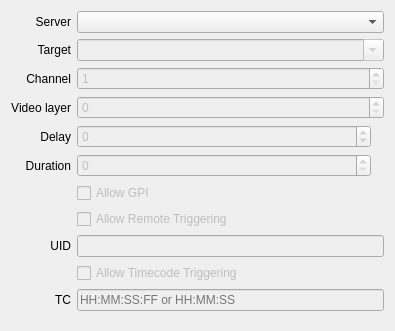
<?xml version="1.0" encoding="UTF-8"?>
<ui version="4.0">
 <class>InspectorOutputWidget</class>
 <widget class="QWidget" name="InspectorOutputWidget">
  <property name="geometry">
   <rect>
    <x>0</x>
    <y>0</y>
    <width>395</width>
    <height>317</height>
   </rect>
  </property>
  <property name="sizePolicy">
   <sizepolicy hsizetype="Expanding" vsizetype="Preferred">
    <horstretch>0</horstretch>
    <verstretch>0</verstretch>
   </sizepolicy>
  </property>
  <layout class="QGridLayout" name="gridLayout">
   <property name="bottomMargin">
    <number>20</number>
   </property>
   <item row="4" column="0">
    <widget class="QLabel" name="labelDelayField">
     <property name="text">
      <string>Delay</string>
     </property>
     <property name="alignment">
      <set>Qt::AlignRight|Qt::AlignTrailing|Qt::AlignVCenter</set>
     </property>
    </widget>
   </item>
   <item row="2" column="0">
    <widget class="QLabel" name="labelChannelField">
     <property name="text">
      <string>Channel</string>
     </property>
     <property name="alignment">
      <set>Qt::AlignRight|Qt::AlignTrailing|Qt::AlignVCenter</set>
     </property>
    </widget>
   </item>
   <item row="3" column="0">
    <widget class="QLabel" name="labelVideolayerField">
     <property name="text">
      <string>Video layer</string>
     </property>
     <property name="alignment">
      <set>Qt::AlignRight|Qt::AlignTrailing|Qt::AlignVCenter</set>
     </property>
    </widget>
   </item>
   <item row="3" column="1">
    <widget class="QSpinBox" name="spinBoxVideolayer">
     <property name="enabled">
      <bool>false</bool>
     </property>
     <property name="sizePolicy">
      <sizepolicy hsizetype="Expanding" vsizetype="Fixed">
       <horstretch>0</horstretch>
       <verstretch>0</verstretch>
      </sizepolicy>
     </property>
     <property name="maximum">
      <number>99999</number>
     </property>
    </widget>
   </item>
   <item row="7" column="1">
    <widget class="QCheckBox" name="checkBoxAllowRemoteTriggering">
     <property name="enabled">
      <bool>false</bool>
     </property>
     <property name="text">
      <string>Allow Remote Triggering</string>
     </property>
    </widget>
   </item>
   <item row="0" column="0">
    <widget class="QLabel" name="labelDeviceName">
     <property name="text">
      <string>Server</string>
     </property>
     <property name="alignment">
      <set>Qt::AlignRight|Qt::AlignTrailing|Qt::AlignVCenter</set>
     </property>
    </widget>
   </item>
   <item row="0" column="1">
    <layout class="QHBoxLayout" name="horizontalLayoutDevice">
     <item>
      <widget class="QComboBox" name="comboBoxDevice">
       <property name="sizePolicy">
        <sizepolicy hsizetype="Expanding" vsizetype="Fixed">
         <horstretch>0</horstretch>
         <verstretch>0</verstretch>
        </sizepolicy>
       </property>
      </widget>
     </item>
    </layout>
   </item>
   <item row="5" column="0">
    <widget class="QLabel" name="labelDurationField">
     <property name="text">
      <string>Duration</string>
     </property>
     <property name="alignment">
      <set>Qt::AlignRight|Qt::AlignTrailing|Qt::AlignVCenter</set>
     </property>
    </widget>
   </item>
   <item row="5" column="1">
    <layout class="QHBoxLayout" name="horizontalLayoutDuration">
     <item>
      <widget class="QSpinBox" name="spinBoxDuration">
       <property name="enabled">
        <bool>false</bool>
       </property>
       <property name="sizePolicy">
        <sizepolicy hsizetype="Expanding" vsizetype="Fixed">
         <horstretch>0</horstretch>
         <verstretch>0</verstretch>
        </sizepolicy>
       </property>
       <property name="maximum">
        <number>99999</number>
       </property>
      </widget>
     </item>
     <item>
      <widget class="QLabel" name="labelDurationMillisecond">
       <property name="text">
        <string/>
       </property>
       <property name="alignment">
        <set>Qt::AlignRight|Qt::AlignTrailing|Qt::AlignVCenter</set>
       </property>
      </widget>
     </item>
    </layout>
   </item>
   <item row="4" column="1">
    <layout class="QHBoxLayout" name="horizontalLayoutDelay">
     <item>
      <widget class="QSpinBox" name="spinBoxDelay">
       <property name="enabled">
        <bool>false</bool>
       </property>
       <property name="sizePolicy">
        <sizepolicy hsizetype="Expanding" vsizetype="Fixed">
         <horstretch>0</horstretch>
         <verstretch>0</verstretch>
        </sizepolicy>
       </property>
       <property name="minimum">
        <number>-1</number>
       </property>
       <property name="maximum">
        <number>999999999</number>
       </property>
      </widget>
     </item>
     <item>
      <widget class="QLabel" name="labelDelayMillisecond">
       <property name="text">
        <string/>
       </property>
       <property name="alignment">
        <set>Qt::AlignRight|Qt::AlignTrailing|Qt::AlignVCenter</set>
       </property>
      </widget>
     </item>
    </layout>
   </item>
   <item row="8" column="1">
    <widget class="QLineEdit" name="lineEditRemoteTriggerId">
     <property name="enabled">
      <bool>false</bool>
     </property>
    </widget>
   </item>
   <item row="9" column="1">
    <widget class="QCheckBox" name="checkBoxAllowTimecodeTriggering">
     <property name="enabled">
      <bool>false</bool>
     </property>
     <property name="text">
      <string>Allow Timecode Triggering</string>
     </property>
    </widget>
   </item>
   <item row="10" column="0">
    <widget class="QLabel" name="labelTriggerTimecodeField">
     <property name="text">
      <string>TC</string>
     </property>
     <property name="alignment">
      <set>Qt::AlignRight|Qt::AlignTrailing|Qt::AlignVCenter</set>
     </property>
    </widget>
   </item>
   <item row="10" column="1">
    <widget class="QLineEdit" name="lineEditTriggerTimecode">
     <property name="enabled">
      <bool>false</bool>
     </property>
     <property name="placeholderText">
      <string>HH:MM:SS:FF or HH:MM:SS</string>
     </property>
    </widget>
   </item>
   <item row="1" column="0">
    <widget class="QLabel" name="labelTarget">
     <property name="text">
      <string>Target</string>
     </property>
     <property name="alignment">
      <set>Qt::AlignRight|Qt::AlignTrailing|Qt::AlignVCenter</set>
     </property>
    </widget>
   </item>
   <item row="1" column="1">
    <widget class="TargetComboBaseWidget" name="comboBoxTarget">
     <property name="enabled">
      <bool>false</bool>
     </property>
     <property name="sizePolicy">
      <sizepolicy hsizetype="Expanding" vsizetype="Fixed">
       <horstretch>0</horstretch>
       <verstretch>0</verstretch>
      </sizepolicy>
     </property>
     <property name="editable">
      <bool>true</bool>
     </property>
    </widget>
   </item>
   <item row="2" column="1">
    <widget class="QSpinBox" name="spinBoxChannel">
     <property name="enabled">
      <bool>false</bool>
     </property>
     <property name="sizePolicy">
      <sizepolicy hsizetype="Expanding" vsizetype="Fixed">
       <horstretch>0</horstretch>
       <verstretch>0</verstretch>
      </sizepolicy>
     </property>
     <property name="minimum">
      <number>1</number>
     </property>
    </widget>
   </item>
   <item row="6" column="1">
    <widget class="QCheckBox" name="checkBoxAllowGpi">
     <property name="enabled">
      <bool>false</bool>
     </property>
     <property name="text">
      <string>Allow GPI</string>
     </property>
    </widget>
   </item>
   <item row="8" column="0">
    <widget class="QLabel" name="labelRemoteTriggerIdField">
     <property name="text">
      <string>UID</string>
     </property>
     <property name="alignment">
      <set>Qt::AlignRight|Qt::AlignTrailing|Qt::AlignVCenter</set>
     </property>
    </widget>
   </item>
  </layout>
 </widget>
 <customwidgets>
  <customwidget>
   <class>TargetComboBaseWidget</class>
   <extends>QComboBox</extends>
   <header>Inspector/TargetComboBaseWidget.h</header>
  </customwidget>
 </customwidgets>
 <tabstops>
  <tabstop>comboBoxDevice</tabstop>
  <tabstop>comboBoxTarget</tabstop>
  <tabstop>spinBoxChannel</tabstop>
  <tabstop>spinBoxVideolayer</tabstop>
  <tabstop>spinBoxDelay</tabstop>
  <tabstop>spinBoxDuration</tabstop>
  <tabstop>checkBoxAllowGpi</tabstop>
  <tabstop>checkBoxAllowRemoteTriggering</tabstop>
  <tabstop>lineEditRemoteTriggerId</tabstop>
  <tabstop>checkBoxAllowTimecodeTriggering</tabstop>
  <tabstop>lineEditTriggerTimecode</tabstop>
 </tabstops>
 <resources/>
 <connections>
  <connection>
   <sender>spinBoxChannel</sender>
   <signal>valueChanged(int)</signal>
   <receiver>InspectorOutputWidget</receiver>
   <slot>channelChanged(int)</slot>
   <hints>
    <hint type="sourcelabel">
     <x>207</x>
     <y>85</y>
    </hint>
    <hint type="destinationlabel">
     <x>206</x>
     <y>46</y>
    </hint>
   </hints>
  </connection>
  <connection>
   <sender>spinBoxVideolayer</sender>
   <signal>valueChanged(int)</signal>
   <receiver>InspectorOutputWidget</receiver>
   <slot>videolayerChanged(int)</slot>
   <hints>
    <hint type="sourcelabel">
     <x>207</x>
     <y>113</y>
    </hint>
    <hint type="destinationlabel">
     <x>206</x>
     <y>77</y>
    </hint>
   </hints>
  </connection>
  <connection>
   <sender>spinBoxDelay</sender>
   <signal>valueChanged(int)</signal>
   <receiver>InspectorOutputWidget</receiver>
   <slot>delayChanged(int)</slot>
   <hints>
    <hint type="sourcelabel">
     <x>207</x>
     <y>141</y>
    </hint>
    <hint type="destinationlabel">
     <x>206</x>
     <y>104</y>
    </hint>
   </hints>
  </connection>
  <connection>
   <sender>checkBoxAllowGpi</sender>
   <signal>stateChanged(int)</signal>
   <receiver>InspectorOutputWidget</receiver>
   <slot>allowGpiChanged(int)</slot>
   <hints>
    <hint type="sourcelabel">
     <x>152</x>
     <y>195</y>
    </hint>
    <hint type="destinationlabel">
     <x>185</x>
     <y>124</y>
    </hint>
   </hints>
  </connection>
  <connection>
   <sender>comboBoxDevice</sender>
   <signal>currentTextChanged(QString)</signal>
   <receiver>InspectorOutputWidget</receiver>
   <slot>deviceNameChanged(QString)</slot>
   <hints>
    <hint type="sourcelabel">
     <x>129</x>
     <y>29</y>
    </hint>
    <hint type="destinationlabel">
     <x>217</x>
     <y>16</y>
    </hint>
   </hints>
  </connection>
  <connection>
   <sender>comboBoxTarget</sender>
   <signal>editTextChanged(QString)</signal>
   <receiver>InspectorOutputWidget</receiver>
   <slot>targetChanged(QString)</slot>
   <hints>
    <hint type="sourcelabel">
     <x>103</x>
     <y>52</y>
    </hint>
    <hint type="destinationlabel">
     <x>0</x>
     <y>50</y>
    </hint>
   </hints>
  </connection>
  <connection>
   <sender>checkBoxAllowRemoteTriggering</sender>
   <signal>stateChanged(int)</signal>
   <receiver>InspectorOutputWidget</receiver>
   <slot>allowRemoteTriggeringChanged(int)</slot>
   <hints>
    <hint type="sourcelabel">
     <x>213</x>
     <y>223</y>
    </hint>
    <hint type="destinationlabel">
     <x>0</x>
     <y>186</y>
    </hint>
   </hints>
  </connection>
  <connection>
   <sender>lineEditRemoteTriggerId</sender>
   <signal>textEdited(QString)</signal>
   <receiver>InspectorOutputWidget</receiver>
   <slot>remoteTriggerIdChanged(QString)</slot>
   <hints>
    <hint type="sourcelabel">
     <x>295</x>
     <y>253</y>
    </hint>
    <hint type="destinationlabel">
     <x>249</x>
     <y>215</y>
    </hint>
   </hints>
  </connection>
  <connection>
   <sender>checkBoxAllowTimecodeTriggering</sender>
   <signal>stateChanged(int)</signal>
   <receiver>InspectorOutputWidget</receiver>
   <slot>allowTimecodeTriggeringChanged(int)</slot>
   <hints>
    <hint type="sourcelabel">
     <x>213</x>
     <y>280</y>
    </hint>
    <hint type="destinationlabel">
     <x>0</x>
     <y>250</y>
    </hint>
   </hints>
  </connection>
  <connection>
   <sender>lineEditTriggerTimecode</sender>
   <signal>textEdited(QString)</signal>
   <receiver>InspectorOutputWidget</receiver>
   <slot>triggerTimecodeChanged(QString)</slot>
   <hints>
    <hint type="sourcelabel">
     <x>295</x>
     <y>310</y>
    </hint>
    <hint type="destinationlabel">
     <x>249</x>
     <y>280</y>
    </hint>
   </hints>
  </connection>
  <connection>
   <sender>spinBoxDuration</sender>
   <signal>valueChanged(int)</signal>
   <receiver>InspectorOutputWidget</receiver>
   <slot>durationChanged(int)</slot>
   <hints>
    <hint type="sourcelabel">
     <x>255</x>
     <y>163</y>
    </hint>
    <hint type="destinationlabel">
     <x>320</x>
     <y>162</y>
    </hint>
   </hints>
  </connection>
 </connections>
 <slots>
  <slot>channelChanged(int)</slot>
  <slot>videolayerChanged(int)</slot>
  <slot>delayChanged(int)</slot>
  <slot>allowGpiChanged(int)</slot>
  <slot>deviceNameChanged(QString)</slot>
  <slot>targetChanged(QString)</slot>
  <slot>allowRemoteTriggeringChanged(int)</slot>
  <slot>remoteTriggerIdChanged(QString)</slot>
  <slot>allowTimecodeTriggeringChanged(int)</slot>
  <slot>triggerTimecodeChanged(QString)</slot>
  <slot>durationChanged(int)</slot>
 </slots>
</ui>
